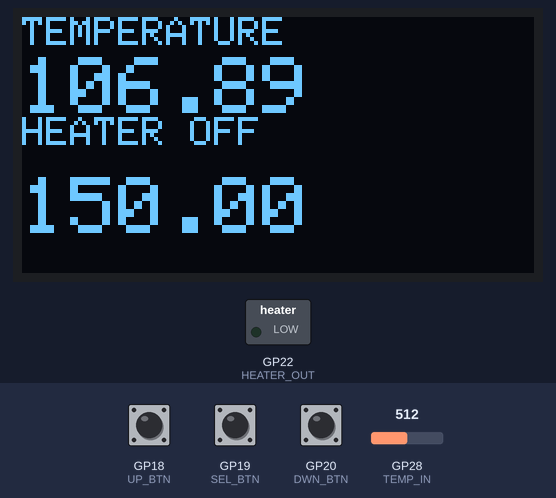
Bench run of a sketch on a simulated Raspberry Pi Pico. On the bench: 128×64 one-colour display, switched loads named in the sketch (green lamp = pin HIGH). The test bench sets the inputs (shaded band); at power-on: GP19 (SEL_BTN) HIGH, GP28 (TEMP_IN) = 512, GP18 (UP_BTN) HIGH, GP20 (DWN_BTN) HIGH. What the sketch prints to the serial monitor is not drawn.

Above: at 1.2 s.
1.3 s: GP19 (SEL_BTN) pulled LOW for 0.15 s
At 2.6 s:
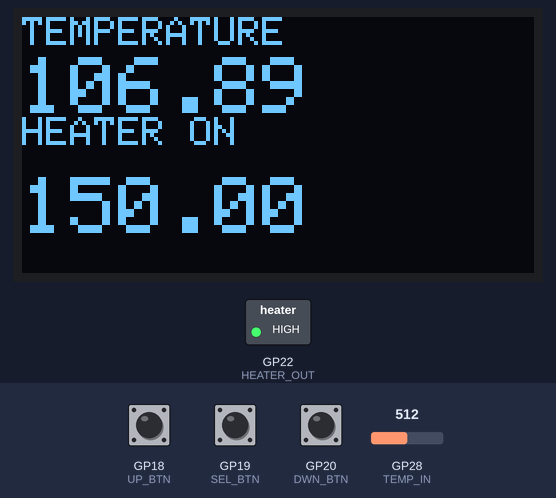
3.4 s: GP28 (TEMP_IN) set to 922
At 4.0 s:
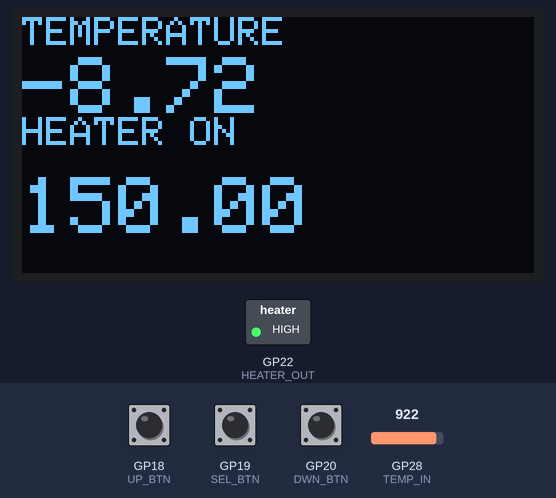
5.0 s: GP28 (TEMP_IN) set to 938
At 5.5 s:
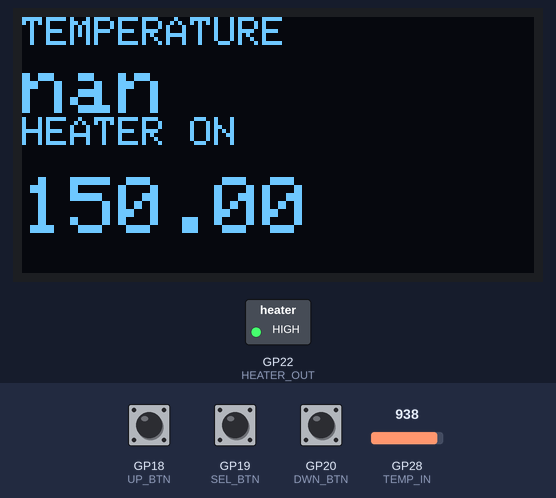
6.6 s: GP19 (SEL_BTN) pulled LOW for 1 s
At 7.4 s:
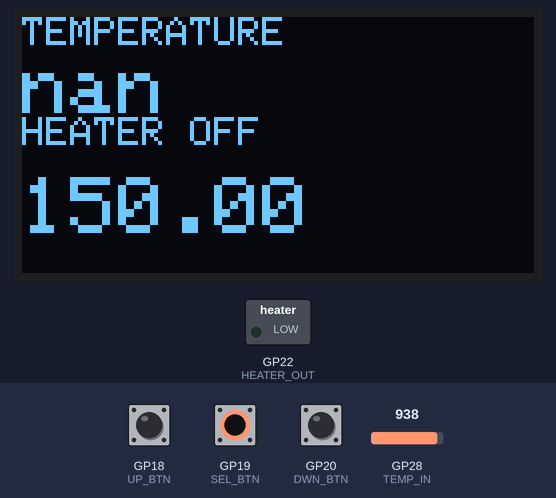
9.1 s: GP28 (TEMP_IN) set to 900
At 10.1 s:
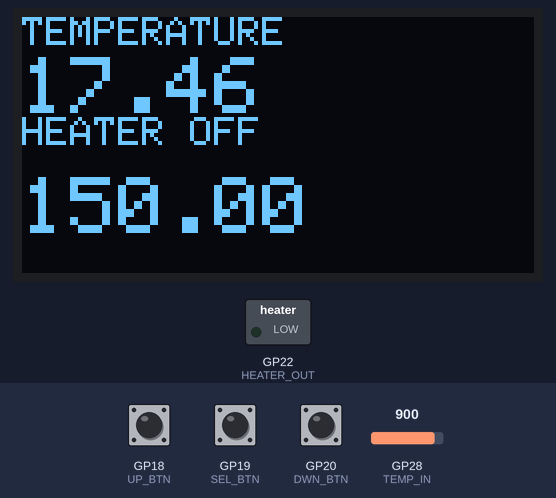
10.8 s: GP18 (UP_BTN) pulled LOW for 0.15 s
At 11.9 s:
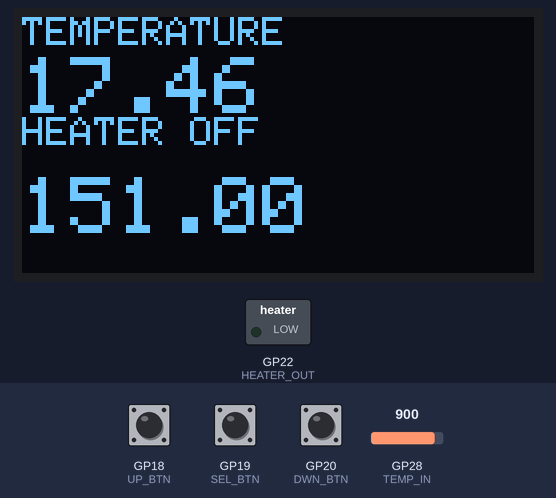
Timing chart, 0 to 13.5 s (numbered marks = the images above; inputs shaded):
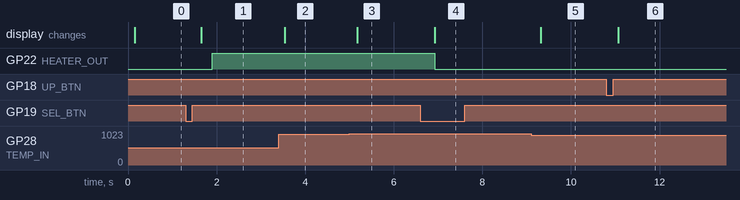

The sketch:

hotplate_firmware.ino
```cpp
#include <SPI.h>
#include <Wire.h>
#include <PID_v1.h>
#include <Adafruit_GFX.h>
#include <Adafruit_SSD1306.h>

//Set up defines for screen
#define SCREEN_WIDTH 128 // OLED display width, in pixels
#define SCREEN_HEIGHT 64 // OLED display height, in pixels

//Set up defines for input and output pins
#define HEATER_OUT 22
#define UP_BTN 18
#define SEL_BTN 19
#define DWN_BTN 20
#define TEMP_IN A2

// Declaration for an SSD1306 display connected to I2C (SDA, SCL pins)
// The pins for I2C are defined by the Wire-library.
// On an arduino UNO:       A4(SDA), A5(SCL)
// On an arduino MEGA 2560: 20(SDA), 21(SCL)
// On an arduino LEONARDO:   2(SDA),  3(SCL), ...
#define OLED_RESET     4 // Reset pin # (or -1 if sharing Arduino reset pin)
#define SCREEN_ADDRESS 0x3C ///< See datasheet for Address; 0x3D for 128x64, 0x3C for 128x32
#define VCC 3
#define R 4700
#define RT0 100000
#define Beta 3950


//Function Defines
double adcToCelcius(double);
void error();
void writeToDisplay(double tempIn, double tempSet, int heaterState);

//ISR defines
void upBtnISR();
void selBtnISR();
void dwnBtnISR();


//define doubles used for temperature handling
double RT, VR, ln, TX, T0, VRT;
double tempSet = 150;
double tempDisplayed = 0;

//define doubles used for PID

double pidSetpoint;
double pidInput;
double pidOutput;

//define flags to be set for buttons
int upFlag = 0;
int selFlag = 0;
int dwnFlag = 0;
int debounceCount = 0;
int pidStart = LOW;
int heaterState = LOW;

Adafruit_SSD1306 display(SCREEN_WIDTH, SCREEN_HEIGHT, &Wire, OLED_RESET);

//PID Setup
//Specify the links and initial tuning parameters
double Kp=100, Ki=0, Kd=150;
PID myPID(&pidInput, &pidOutput, &pidSetpoint, Kp, Ki, Kd, DIRECT);

int WindowSize = 500;
unsigned long windowStartTime;

void setup() {
    // put your setup code here, to run once:
  Serial.begin(9600);
  Wire.setSDA(0);
  Wire.setSCL(1);


   if(!display.begin(SSD1306_SWITCHCAPVCC, SCREEN_ADDRESS)) {
      Serial.println(F("SSD1306 allocation failed"));
      for(;;); // Don't proceed, loop forever
    }

  T0 = 25 + 273.15; // set up T0 as variable
  //Clear display from Adafruit logo (loaded in by default)

  display.clearDisplay();

  //Set up pin modes
  pinMode(TEMP_IN, INPUT);
  pinMode(HEATER_OUT, OUTPUT);
  pinMode(UP_BTN, INPUT_PULLUP);
  pinMode(SEL_BTN, INPUT_PULLUP);
  pinMode(DWN_BTN, INPUT_PULLUP);

  //Set up interrupts on pins
  attachInterrupt(UP_BTN, upBtnISR, FALLING );
  attachInterrupt(SEL_BTN, selBtnISR, FALLING );
  attachInterrupt(DWN_BTN, dwnBtnISR, FALLING );

  //Set up PID parameters
  windowStartTime = millis();
  pidSetpoint = 150;
  myPID.SetOutputLimits(0, WindowSize);
  myPID.SetMode(AUTOMATIC);

}

void loop()
{


  VRT = analogRead(TEMP_IN);
  if (VRT > 850)
  {
    //error();
  }
  else
  {

  }
  VRT = analogRead(A2);
  //Serial.println(VRT);
  tempDisplayed = adcToCelcius(VRT);


//enable PID output
  if (pidStart == HIGH)
  {
    //Send input to PID and compute
    pidSetpoint = tempSet;
    pidInput = tempDisplayed;
    myPID.Compute();
      if (millis() - windowStartTime > WindowSize)
    { //time to shift the Relay Window
      windowStartTime += WindowSize;
    }
    if (pidOutput < millis() - windowStartTime)
    {
    digitalWrite(HEATER_OUT, LOW);
    }
    else
    {
    digitalWrite(HEATER_OUT, HIGH);
    }
  }
  else
  {
    digitalWrite(HEATER_OUT, LOW);
  }


//Button Read Code
  if(selFlag == 1)
    {
      if(pidStart == LOW)
      {
        pidStart = HIGH;
        delay(100);
      }
      else
      {
        pidStart = LOW;
        delay(100);
      }
      selFlag = 0;
      delay(10);
      //digitalWrite(HEATER_OUT, heaterState);
    }
   if(upFlag == 1)
   {
      if(tempSet < 250)
        {
          tempSet = tempSet + 1;
          delay(100);
        }
      upFlag = 0;
      delay(10);
   }
   if(dwnFlag == 1)
     {
     if(tempSet > 100)
       {
        tempSet = tempSet - 1;
        delay(100);
       }
     dwnFlag = 0;
     delay(10);
     }
  //write to display and serial console
  writeToDisplay(tempDisplayed, tempSet, pidStart);
  Serial.print(tempSet);
  Serial.print(" ");
  Serial.print(tempDisplayed);
  //Serial.println(tempDisplayed);
}


double adcToCelcius(double tempIn)
{
  double tempOut;
  tempIn = (3.3 / 1023.00) * tempIn;
  VR = VCC - tempIn;
  RT = tempIn / (VR / R);
  ln = log(RT / RT0);
  tempOut = (1 / ((ln / Beta) + (1 / T0)));
  tempOut = tempOut - 273.15;
  return tempOut;
}


//Display Update Function
void writeToDisplay(double tempDisplayed, double tempSet, int heaterState)
{
    display.clearDisplay();
  display.setTextSize(1);
  display.setTextColor(SSD1306_WHITE);        // Draw white text
  display.setCursor(0,0);             // Start at top-left corner
  display.println(F("TEMPERATURE"));
  display.setTextSize(2);
  display.setCursor(0, 10);
  display.println(tempDisplayed);
  display.setTextSize(1);
  display.setCursor(0, 25);
  if (heaterState == LOW)
  {
    display.println(F("HEATER OFF"));
  }
  else
  {
    display.println(F("HEATER ON"));
  }
  display.setCursor(0, 40);
  display.setTextSize(2);
  display.println(tempSet);
  delay(100);
  display.display();
}

//Button ISR Functions
void upBtnISR() {
  upFlag = 1;
}

void selBtnISR() {
  selFlag = 1;
}

void dwnBtnISR() {
  dwnFlag = 1;
}

void error() {
  digitalWrite(HEATER_OUT, LOW);
  display.clearDisplay();
  display.setTextSize(2);
  display.setTextColor(SSD1306_WHITE);
  display.setCursor(0, 0);
  display.println(F("ERROR"));
  display.setTextSize(1);
  display.setCursor(0, 20);
  display.println(F("THERMISTOR UNPLUGGED"));
  display.display();
  while(1)
  {
    delay(100);
  }
}
```

Measured:
- the behaviour switches between 930 and 931 on GP28 (TEMP_IN) (found by bisection; images 2 and 3)
- after the input at 1.3 s, GP22 (HEATER_OUT): LOW → HIGH after 0.60 s; the display: changes after 0.35 s (image 1)
- after the input at 3.4 s, the display: changes after 0.14 s (image 2)
- after the input at 5.0 s, the display: changes after 0.18 s (image 3)
- after the input at 6.6 s, GP22 (HEATER_OUT): HIGH → LOW after 0.33 s; the display: changes after 0.33 s (image 4)
- after the input at 9.1 s, the display: changes after 0.22 s (image 5)
- after the input at 10.8 s, the display: changes after 0.27 s (image 6)
